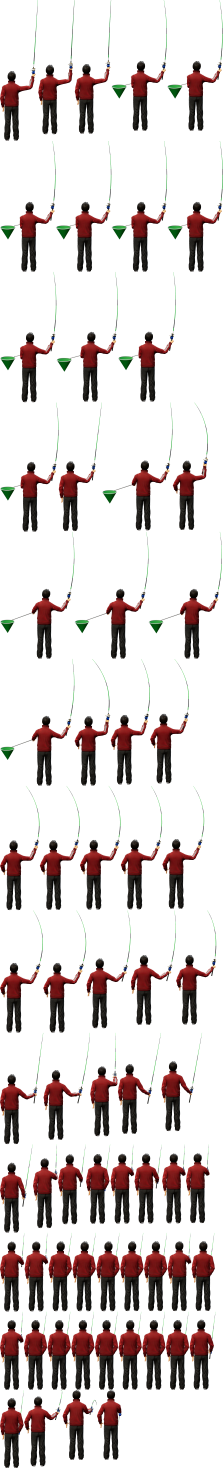
#> input picture img/ang-boy-C.webp, 2006 x 13211 px (shown at 1/9 size)
$ python -i girl_crank.py   (imports and definitions only)
#> lines starting #> are read from the running program, lines starting #| are printed output that depends on the picture; after the words box and inside, x2 and y2 are one past the last pixel; in counts of white or black regions, pixels touching at a corner belong together
#> further down, picture is the input picture: PIL image 2006x13211 RGBA; mean R, G, B, A 18.7, 10.4, 9.2, 54.3
"""Girl reel-crank frames from one original fight frame (官方 2026-11-25：女角收線要有捲線動作).
The left hand (with the handle knob it grips) is cut out as a layer and carried round the reel's handle circle;
the forearm stretches/compresses smoothly back to where it disappears behind the hat; the handle arm is redrawn
from the reel axis to the knob each frame.  crank(img, angle) -> RGBA image (same size), info dict."""
import math
import numpy as np
from PIL import Image, ImageDraw
from scipy import ndimage


def analyse(im, knob=True):
#> called with knob = True
    a = np.array(im.convert('RGBA')).astype(int)
    r, g, b, al = a[..., 0], a[..., 1], a[..., 2], a[..., 3]
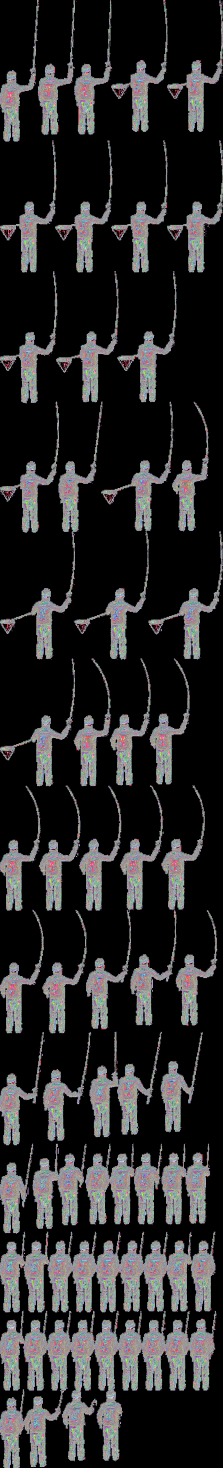
#> r: shape (13211, 2006) int64 (shown at 1/9 size); 256 distinct labels, from 0 to 255; one colour per label, 0 black
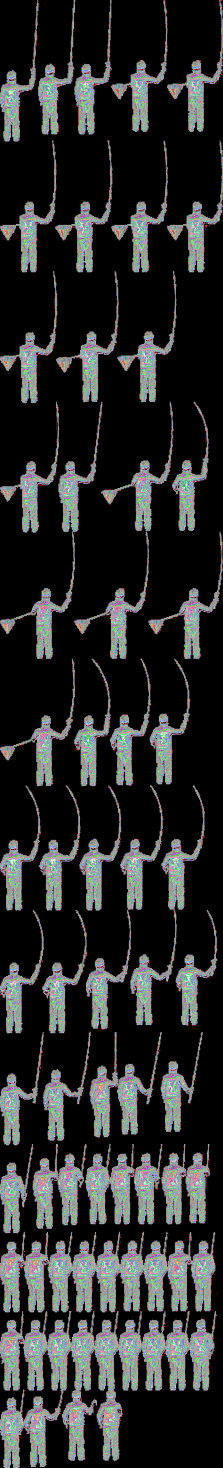
#> g: shape (13211, 2006) int64 (shown at 1/9 size); 256 distinct labels, from 0 to 255; one colour per label, 0 black
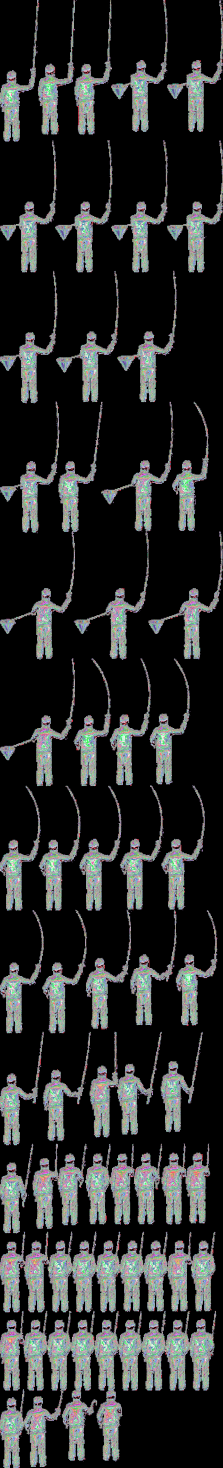
#> b: shape (13211, 2006) int64 (shown at 1/9 size); 256 distinct labels, from 0 to 255; one colour per label, 0 black
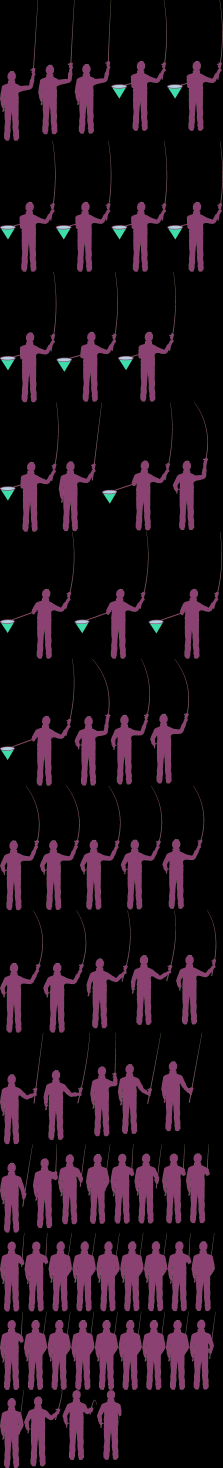
#> al: shape (13211, 2006) int64 (shown at 1/9 size); 211 distinct labels, from 0 to 255; one colour per label, 0 black
    H, W = al.shape
#> H = 13211; W = 2006
    skin = (al > 170) & (r > 135) & (r - b > 30) & (r > g) & (g > 75) & (b > r * .48)
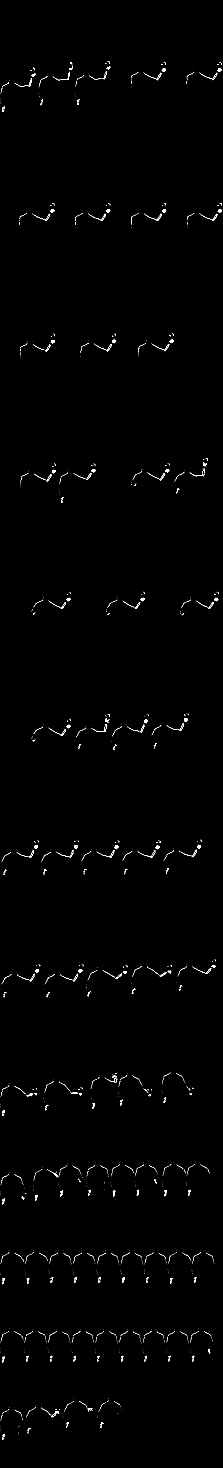
#> skin: shape (13211, 2006) bool (shown at 1/9 size); 0.21% white; 3564 white regions (3027 under 20 px), largest, box (x1, y1, x2, y2) and area: (1656, 6463, 1690, 6498) 640, (666, 7606, 701, 7639) 622, (307, 7607, 342, 7640) 616
    hat = (al > 200) & (r > 175) & (g > 170) & (b > 150)
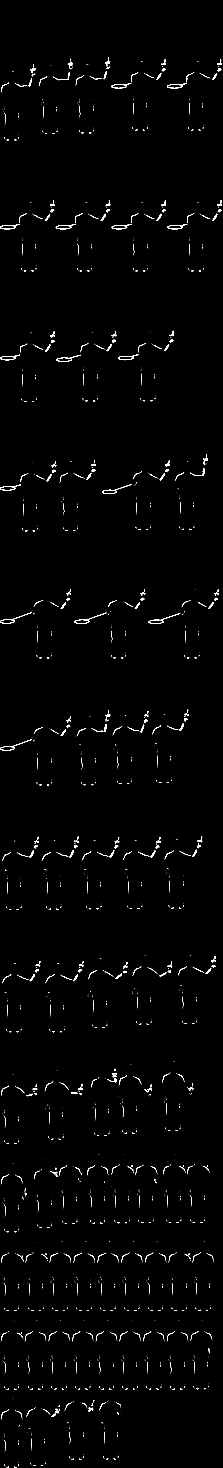
#> hat: shape (13211, 2006) bool (shown at 1/9 size); 0.44% white; 3420 white regions (2774 under 20 px), largest, box (x1, y1, x2, y2) and area: (1339, 5519, 1622, 5615) 1481, (1, 6654, 287, 6755) 1438, (672, 5515, 957, 5614) 1437
    # reel and rod colours (spinning reel: blue; cast-rod reel: brass/tan with green): never part of the moving hand
    blue = (al > 60) & (((b > r + 25)) | (g > r + 20) | ((b < r * .46) & (r > 95) & (g > 70)))
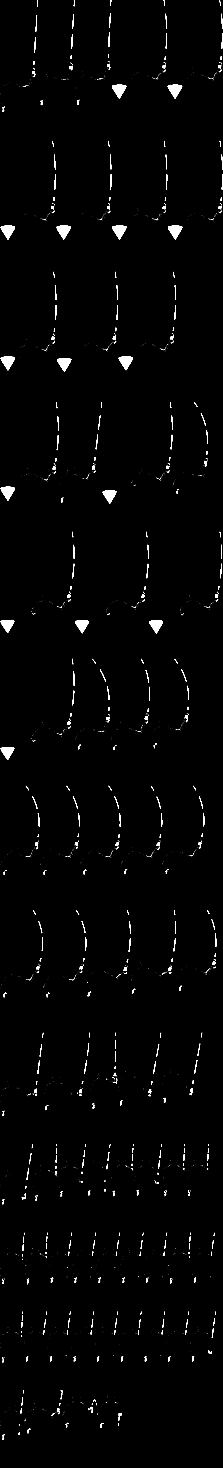
#> blue: shape (13211, 2006) bool (shown at 1/9 size); 0.89% white; 2834 white regions (2332 under 20 px), largest, box (x1, y1, x2, y2) and area: (1512, 2031, 1641, 2155) 8406, (6, 3209, 135, 3333) 8378, (1068, 3208, 1197, 3332) 8261
    rows = np.where(hat.sum(1) >= 12)[0]
#> rows = 2489 values from 537 to 13206
    if not len(rows): return None
    ht = int(rows.min())
#> ht = 537
    band = np.zeros_like(skin); band[max(0, ht - 80):ht + 3] = True
    lab, n = ndimage.label(skin & band)
#> lab: shape (13211, 2006) int32; every value is 0
#> n = 0
    if n == 0: return None
    sizes = ndimage.sum(np.ones_like(lab), lab, range(1, n + 1))
    hand = lab == int(np.argmax(sizes)) + 1
    ys, xs = np.where(hand)
    # the reel: blue pixels right of the hand, about its height
    bz = np.zeros_like(blue); bz[ys.min() - 15:ys.max() + 25, xs.max() - 10:xs.max() + 70] = True
    by, bx = np.where(blue & bz)
    A = np.array([bx.mean(), by.mean()]) if len(bx) else np.array([xs.max() + 25, ys.mean() + 10])
    reel_left = (bx.min() if len(bx) else xs.max() + 8)
    # grip: the fingertips' area, the top-right quarter of the hand
    q = (xs > np.percentile(xs, 55)) & (ys < np.percentile(ys, 50))
    grip = np.array([xs[q].mean(), ys[q].mean()]) if q.any() else np.array([xs.max(), ys.min()])
    # the layer that moves: everything opaque above the hat line, left of the reel (hand, fingers, the knob they hold)
    yy, xx = np.mgrid[0:H, 0:W]
    layer = (al > 0) & ~blue & (yy < ht + 3) & (yy > ys.min() - 22) & (xx < reel_left - 1) & (xx > xs.min() - 30)
    lab3, _ = ndimage.label(layer)
    keep = np.unique(lab3[ndimage.binary_dilation(hand, iterations=2) & layer]); keep = keep[keep > 0]
    layer = np.isin(lab3, keep)
    # the handle: the dark knob above the fingers and its stem down to the reel's side (the hub)
    dark = (al > 140) & (r + g + b < 200)
    kz = np.zeros_like(dark); kz[max(0, ys.min() - 25):ys.min() + 4, int(grip[0]) - 8:int(A[0]) + 2] = True
    ky, kx = np.where(dark & kz)
    if knob and len(kx) >= 6:
        knob = np.array([kx.mean(), ky.mean()])
        hz = np.zeros_like(dark); hz[int(knob[1]) + 3:int(knob[1]) + 17, int(knob[0]):int(A[0]) + 2] = True
        hy, hx = np.where((al > 100) & ~blue & hz & ~skin)
        hub = np.array([np.median(hx), hy.max()]) if len(hx) else (knob + A) / 2
        # only the knob itself and the thin stem from it to the hub travel with the hand; the reel, its bail and spool stay put
        kd = ndimage.binary_dilation(dark & kz, iterations=1) & (al > 0)
        yy0, xx0 = np.mgrid[0:H, 0:W]
        v = hub - knob; L2 = max((v ** 2).sum(), 1)
        tt0 = ((xx0 - knob[0]) * v[0] + (yy0 - knob[1]) * v[1]) / L2
        dist = np.abs((xx0 - knob[0]) * v[1] - (yy0 - knob[1]) * v[0]) / math.sqrt(L2)
        stem = (tt0 > 0) & (tt0 < .95) & (dist < 2.2) & (al > 0) & ~blue
        layer |= kd | stem
        info_stem = stem
    else:
        knob = grip.copy(); hub = grip + (A - grip) * .35; info_stem = np.zeros_like(skin)
    layer = ndimage.binary_dilation(layer, iterations=1) & (al > 0) & ~blue   # take the soft edges along
    ay, ax = np.where(layer)
    lo = ay >= ay.max() - 3
    base = np.array([ax[lo].mean(), ay.max()], float)
    return dict(ht=ht, grip=grip, A=A, base=base, layer=layer, knob=knob, hub=hub, stem=info_stem)


# [42 lines left out: function crank, not called in this run]

>>> from PIL import Image
>>> picture = Image.open('../../img/ang-boy-C.webp')
>>> result = analyse(picture)
